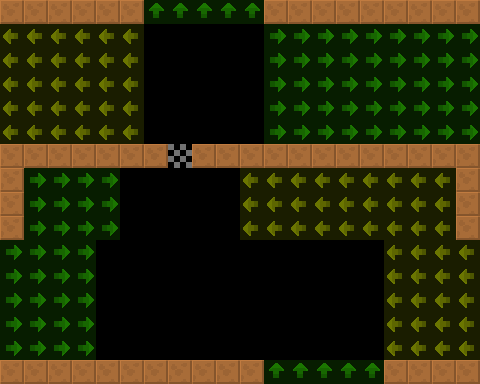

Rendered tile map (Tiled .tmx) drawn with the repository's tilesets; below, a short description and the map source with its tile grids summarised:
An orthogonal 20x16 tile map with 24x24 px tiles, 2 tile layers (col, lnk), 2 tilesets and 1 object (VineLadderUp).

<map version="1.4" tiledversion="1.4.2" orientation="orthogonal" renderorder="right-down" width="20" height="16" tilewidth="24" tileheight="24" infinite="0" nextlayerid="4" nextobjectid="8">
 <tileset firstgid="6" source="../../lnk.tsx" />
 <tileset firstgid="1" source="../../col.tsx" />
 <layer id="1" name="col" width="20" height="16">
  <data>[320 cells, 56 non-empty, 2 distinct tile ids]</data>
 </layer>
 <layer id="2" name="lnk" width="20" height="16" opacity="0.5">
  <data>[320 cells, 164 non-empty, 3 distinct tile ids]</data>
 </layer>
 <objectgroup id="3" name="markers" opacity="0.5">
  <object id="1" name="VineLadderUp" type="VineLadderUp" x="168" y="336" width="24" height="24">
   <properties>
    <property name="yr" value="0" />
    <property name="xr" value="0" />
   </properties>
  </object>
 </objectgroup>
</map>
